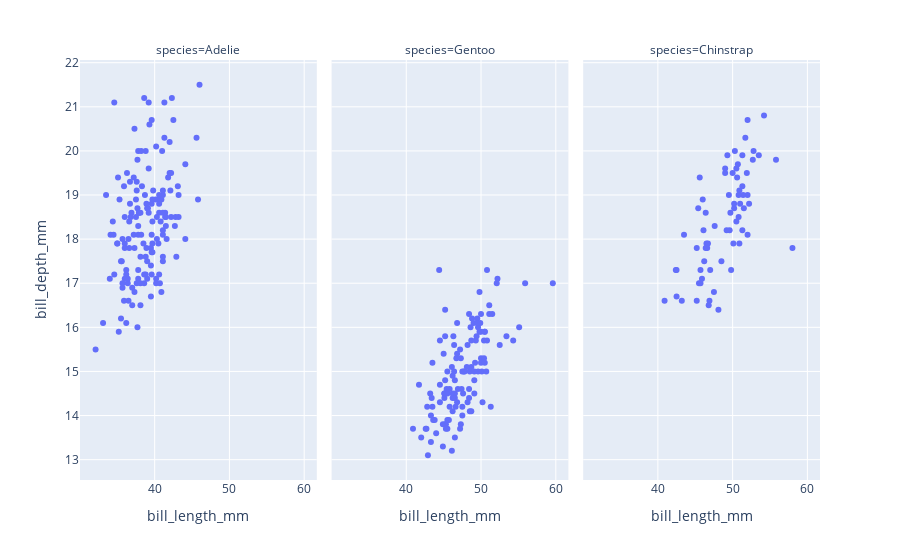

Notebook cell for this chart:
### Markdown cell above
We can make facets using `facet_row=` or `facet_col=`.
For example, if we wanted to represent species using columns (instead of color), then we would do the following:

### Code cell
px.scatter(df, x='bill_length_mm', y='bill_depth_mm', facet_col='species')

### Figure 1 — Plotly figure (JSON) as saved in the notebook; plotly's stock layout.template omitted (floating-point values rounded to 4 significant figures; data arrays with more than 128 entries replaced by an {"elided": "..."} marker saying what was removed)
{"data": [{"hovertemplate": "species=Adelie<br>bill_length_mm=%{x}<br>bill_depth_mm=%{y}<extra></extra>", "legendgroup": "", "marker": {"color": "#636efa", "symbol": "circle"}, "mode": "markers", "name": "", "orientation": "v", "showlegend": false, "type": "scatter", "x": {"elided": "152 float values"}, "xaxis": "x", "y": {"elided": "152 float values"}, "yaxis": "y"}, {"hovertemplate": "species=Gentoo<br>bill_length_mm=%{x}<br>bill_depth_mm=%{y}<extra></extra>", "legendgroup": "", "marker": {"color": "#636efa", "symbol": "circle"}, "mode": "markers", "name": "", "orientation": "v", "showlegend": false, "type": "scatter", "x": [46.1, 50.0, 48.7, 50.0, 47.6, 46.5, 45.4, 46.7, 43.3, 46.8, 40.9, 49.0, 45.5, 48.4, 45.8, 49.3, 42.0, 49.2, 46.2, 48.7, 50.2, 45.1, 46.5, 46.3, 42.9, 46.1, 44.5, 47.8, 48.2, 50.0, 47.3, 42.8, 45.1, 59.6, 49.1, 48.4, 42.6, 44.4, 44.0, 48.7, 42.7, 49.6, 45.3, 49.6, 50.5, 43.6, 45.5, 50.5, 44.9, 45.2, 46.6, 48.5, 45.1, 50.1, 46.5, 45.0, 43.8, 45.5, 43.2, 50.4, 45.3, 46.2, 45.7, 54.3, 45.8, 49.8, 46.2, 49.5, 43.5, 50.7, 47.7, 46.4, 48.2, 46.5, 46.4, 48.6, 47.5, 51.1, 45.2, 45.2, 49.1, 52.5, 47.4, 50.0, 44.9, 50.8, 43.4, 51.3, 47.5, 52.1, 47.5, 52.2, 45.5, 49.5, 44.5, 50.8, 49.4, 46.9, 48.4, 51.1, 48.5, 55.9, 47.2, 49.1, 47.3, 46.8, 41.7, 53.4, 43.3, 48.1, 50.5, 49.8, 43.5, 51.5, 46.2, 55.1, 44.5, 48.8, 47.2, NaN, 46.8, 50.4, 45.2, 49.9], "xaxis": "x2", "y": [13.2, 16.3, 14.1, 15.2, 14.5, 13.5, 14.6, 15.3, 13.4, 15.4, 13.7, 16.1, 13.7, 14.6, 14.6, 15.7, 13.5, 15.2, 14.5, 15.1, 14.3, 14.5, 14.5, 15.8, 13.1, 15.1, 14.3, 15.0, 14.3, 15.3, 15.3, 14.2, 14.5, 17.0, 14.8, 16.3, 13.7, 17.3, 13.6, 15.7, 13.7, 16.0, 13.7, 15.0, 15.9, 13.9, 13.9, 15.9, 13.3, 15.8, 14.2, 14.1, 14.4, 15.0, 14.4, 15.4, 13.9, 15.0, 14.5, 15.3, 13.8, 14.9, 13.9, 15.7, 14.2, 16.8, 14.4, 16.2, 14.2, 15.0, 15.0, 15.6, 15.6, 14.8, 15.0, 16.0, 14.2, 16.3, 13.8, 16.4, 14.5, 15.6, 14.6, 15.9, 13.8, 17.3, 14.4, 14.2, 14.0, 17.0, 15.0, 17.1, 14.5, 16.1, 14.7, 15.7, 15.8, 14.6, 14.4, 16.5, 15.0, 17.0, 15.5, 15.0, 13.8, 16.1, 14.7, 15.8, 14.0, 15.1, 15.2, 15.9, 15.2, 16.3, 14.1, 16.0, 15.7, 16.2, 13.7, NaN, 14.3, 15.7, 14.8, 16.1], "yaxis": "y2"}, {"hovertemplate": "species=Chinstrap<br>bill_length_mm=%{x}<br>bill_depth_mm=%{y}<extra></extra>", "legendgroup": "", "marker": {"color": "#636efa", "symbol": "circle"}, "mode": "markers", "name": "", "orientation": "v", "showlegend": false, "type": "scatter", "x": [46.5, 50.0, 51.3, 45.4, 52.7, 45.2, 46.1, 51.3, 46.0, 51.3, 46.6, 51.7, 47.0, 52.0, 45.9, 50.5, 50.3, 58.0, 46.4, 49.2, 42.4, 48.5, 43.2, 50.6, 46.7, 52.0, 50.5, 49.5, 46.4, 52.8, 40.9, 54.2, 42.5, 51.0, 49.7, 47.5, 47.6, 52.0, 46.9, 53.5, 49.0, 46.2, 50.9, 45.5, 50.9, 50.8, 50.1, 49.0, 51.5, 49.8, 48.1, 51.4, 45.7, 50.7, 42.5, 52.2, 45.2, 49.3, 50.2, 45.6, 51.9, 46.8, 45.7, 55.8, 43.5, 49.6, 50.8, 50.2], "xaxis": "x3", "y": [17.9, 19.5, 19.2, 18.7, 19.8, 17.8, 18.2, 18.2, 18.9, 19.9, 17.8, 20.3, 17.3, 18.1, 17.1, 19.6, 20.0, 17.8, 18.6, 18.2, 17.3, 17.5, 16.6, 19.4, 17.9, 19.0, 18.4, 19.0, 17.8, 20.0, 16.6, 20.8, 16.7, 18.8, 18.6, 16.8, 18.3, 20.7, 16.6, 19.9, 19.5, 17.5, 19.1, 17.0, 17.9, 18.5, 17.9, 19.6, 18.7, 17.3, 16.4, 19.0, 17.3, 19.7, 17.3, 18.8, 16.6, 19.9, 18.8, 19.4, 19.5, 16.5, 17.0, 19.8, 18.1, 18.2, 19.0, 18.7], "yaxis": "y3"}], "layout": {"annotations": [{"font": {}, "showarrow": false, "text": "species=Adelie", "x": 0.16, "xanchor": "center", "xref": "paper", "y": 1, "yanchor": "bottom", "yref": "paper"}, {"font": {}, "showarrow": false, "text": "species=Gentoo", "x": 0.5, "xanchor": "center", "xref": "paper", "y": 1, "yanchor": "bottom", "yref": "paper"}, {"font": {}, "showarrow": false, "text": "species=Chinstrap", "x": 0.84, "xanchor": "center", "xref": "paper", "y": 1, "yanchor": "bottom", "yref": "paper"}], "legend": {"tracegroupgap": 0}, "margin": {"t": 60}, "xaxis": {"anchor": "y", "domain": [0, 0.32], "title": {"text": "bill_length_mm"}}, "xaxis2": {"anchor": "y2", "domain": [0.34, 0.66], "matches": "x", "title": {"text": "bill_length_mm"}}, "xaxis3": {"anchor": "y3", "domain": [0.68, 1.0], "matches": "x", "title": {"text": "bill_length_mm"}}, "yaxis": {"anchor": "x", "domain": [0, 1], "title": {"text": "bill_depth_mm"}}, "yaxis2": {"anchor": "x2", "domain": [0, 1], "matches": "y", "showticklabels": false}, "yaxis3": {"anchor": "x3", "domain": [0, 1], "matches": "y", "showticklabels": false}}}
